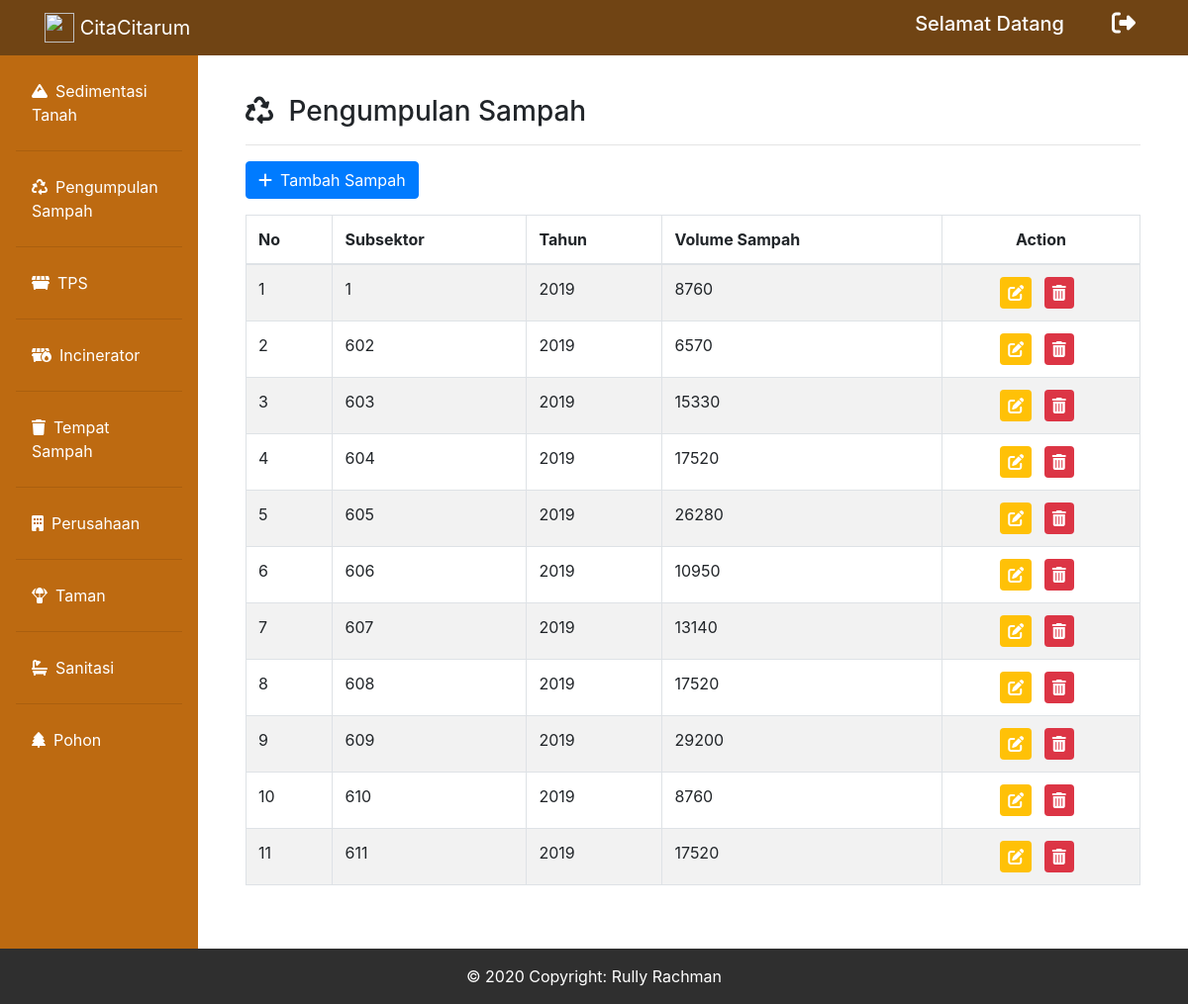
/admin_sampah.php, run on the app's committed database.
### tables this page shows
CREATE TABLE `sampah` (
  `id_sampah` int(50) NOT NULL,
  `id_subsektor` int(50) NOT NULL,
  `tahun` varchar(200) NOT NULL,
  `volume_sampah` varchar(200) NOT NULL
);

### admin_sampah.php (the view, shortened to what this page needs)
<?php
include("connect.php");
?>
<!doctype html>
<html lang="en">
  <head>
    <link rel="stylesheet" href="https://stackpath.bootstrapcdn.com/bootstrap/4.4.1/css/bootstrap.min.css">
    <link rel="stylesheet" href="fontawesome/css/all.min.css">
  </head>
  <body>
        <nav class="navbar navbar-expand-lg navbar-dark bg-gradient-primary fixed-top" style="background-color: #704414" id="bar">
            <div class="container">
                <a href="admin_dashboard.php" class="navbar-brand" href="index.php">
                    <img src="img/logocitarum.png" width="30" height="30" class="d-inline-block align-top" alt="">  CitaCitarum</a>
                <div class="collapse navbar-collapse" id="navbarText">
                <span class="mr-5"><h5>Selamat Datang <?php echo $_SESSION["name"]?></h5></span>
                <div class="icon">
                    <h4>
                        <a href="dansubsektor_dashboard.php?logout='1'" class="text-decoration-none"><i class="fas fa-sign-out-alt mr-2" data-toggle="tooltip" title="Logout"></i></a>
                    </h4>
                </div>
        </nav>
        <div class="row no-gutters mt-5">
        <div class="col-md-2 pt-2 sidebar" style="background-color: #BD6A11">
        <ul class="nav flex-column pl-3 pr-3 pb-3 p-1 pt-3" style="background-color: #BD6A11">
            <li class="nav-item">
                <a class="nav-link text-white" href="admin_elemen.php"><i class="fas fa-mountain mr-2"></i>Sedimentasi Tanah</a><hr>
            </li>
            <li class="nav-item">
                <a class="nav-link text-white" href="admin_sampah.php"><i class="fas fa-recycle mr-2"></i>Pengumpulan Sampah</a><hr>
            </li>
            <li class="nav-item">
                <a class="nav-link text-white" href="admin_tps.php"><i class="fas fa-dumpster mr-2"></i>TPS</a><hr>
            </li>
            <li class="nav-item">
                <a class="nav-link text-white" href="admin_incinerator.php"><i class="fas fa-dumpster-fire mr-2"></i>Incinerator</a><hr>
            </li>
            <li class="nav-item">
                <a class="nav-link text-white" href="admin_tong.php"><i class="fas fa-trash mr-2"></i>Tempat Sampah</a><hr>
            </li>
            <li class="nav-item">
                <a class="nav-link text-white" href="admin_perusahaan.php"><i class="fas fa-building mr-2"></i>Perusahaan</a><hr>
            </li>
            <li class="nav-item">
                <a class="nav-link text-white" href="admin_taman.php"><i class="fas fa-parachute-box mr-2"></i>Taman</a><hr>
            </li>
            <li class="nav-item">
                <a class="nav-link text-white" href="admin_sanitasi.php"><i class="fas fa-bath mr-2"></i>Sanitasi</a><hr>
            </li>
            <li class="nav-item">
                <a class="nav-link text-white" href="admin_pohon.php"><i class="fas fa-tree mr-2"></i>Pohon</a>
            </li>
        </ul>
        </div>
        <div class="col-md-10 p-5">
            <h3><i class="fas fa-recycle mr-2"></i> Pengumpulan Sampah</h3>
            <hr>
            <a href="tambah_sampah.php" class="btn btn-primary mb-3"><i class="fas fa-plus mr-2"></i>Tambah Sampah</a>
            <table class="table table-striped table-bordered">
            <thead>
                <tr>
                <th scope="col">No</th>
                <th scope="col">Subsektor</th>
                <th scope="col">Tahun</th>
                <th scope="col">Volume Sampah</th>
                <th scope="col" colspan="2" class="text-center">Action</th>
                </tr>
            </thead>
            <tbody>
            <?php
                $query = "SELECT * FROM sampah ORDER BY id_sampah ASC";
                $sql = mysqli_query($conn, $query);
                $no = 1;
                while($row = mysqli_fetch_array($sql)){
                echo "
                    <tr>
                    <td>$no</td>
                    <td>$row[id_subsektor]</td>
                    <td>$row[tahun]</td>
                    <td>$row[volume_sampah]</td>
                    <td colspan='2' class='text-center'><a href='edit_sampah.php?id=$row[id_sampah]'><i class='fas fa-edit bg-warning p-2 text-white rounded mr-0' data-toggle='tooltip' title='edit'></i></a>
                    <a class='m-2' href='admin_sampah.php?deletesampah=$row[id_sampah]'><i class='fas fa-trash-alt bg-danger text-white p-2 rounded'></i></a></td>
                    </tr>";
                    $no++;
                }
            ?>
            </tbody>
            </table>
        </div>
    </div>
        <footer>
            <div class="footer-copyright text-center py-3">© 2020 Copyright: Rully Rachman
            </div>
        </footer>
  </body>
</html>

### admin_sampah.php (style rules this page uses)
.navbar { color: white; }
.icon a { color: white; text-decoration: none; }
.footer-copyright { background-color: #2f2f2f; color: white; }

### data on the page
sampah: id_subsektor "1", tahun "2019", volume_sampah "8760"
sampah: id_subsektor "602", tahun "2019", volume_sampah "6570"
sampah: id_subsektor "603", tahun "2019", volume_sampah "15330"
sampah: id_subsektor "604", tahun "2019", volume_sampah "17520"
sampah: id_subsektor "605", tahun "2019", volume_sampah "26280"
sampah: id_subsektor "606", tahun "2019", volume_sampah "10950"
sampah: id_subsektor "607", tahun "2019", volume_sampah "13140"
sampah: id_subsektor "608", tahun "2019", volume_sampah "17520"
sampah: id_subsektor "609", tahun "2019", volume_sampah "29200"
sampah: id_subsektor "610", tahun "2019", volume_sampah "8760"
sampah: id_subsektor "611", tahun "2019", volume_sampah "17520"
